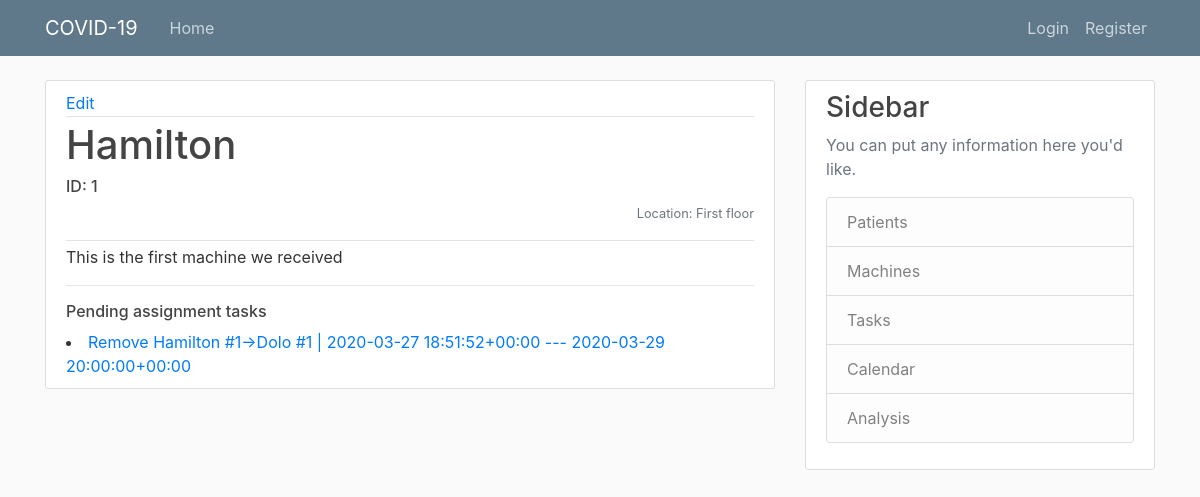
The app's page /manager/machine/1/ with its own data.
### manager/models.py (models this page shows, shortened)
class Machine(models.Model):
    model = models.ForeignKey(MachineType, on_delete=models.CASCADE)
    location = models.CharField(max_length=100)
    description = models.TextField(blank=True)
    patient_pk = models.IntegerField(default=0)
    def __str__(self):
    	return self.model.name + ' #' + str(self.pk)

class MachineType(models.Model):
    name = models.CharField(max_length=100)
    description = models.TextField(blank=True)
    def __str__(self):
    	return self.name

class AssignmetTask(models.Model):
    date = models.DateTimeField('Task by:', default=timezone.now)
    bool_completed = models.BooleanField(default=False)
    patient = models.ForeignKey(Patient, on_delete=models.CASCADE, related_name='machine_assignments')
    machine = models.ForeignKey(Machine, on_delete=models.CASCADE, related_name='machine_assignments')
    start_date = models.DateTimeField('initial date:', default=timezone.now)
    end_date = models.DateTimeField('end date:', default=timezone.now)
    bool_install = models.BooleanField('installed', default=False)
    def __str__(self):
    	return str(self.machine) + '->' + str(self.patient) + ' | ' + str(self.start_date) + ' --- ' + str(self.end_date)

class Patient(models.Model):
    name = models.CharField(max_length=100)
    SEVERITY = (
    	(0, 'Healed'),
        (1, 'Low'),
    	(2, 'Moderate'),
    	(3, 'Medium'),
    	(4, 'High'),
    	(5, 'Very High'),
    	(6, 'Dead'),
    )
    severity = models.IntegerField(default=1, choices=SEVERITY)
    admission_date = models.DateTimeField('Admission date: ', default=timezone.now)
    description = models.TextField(blank=True)
    machine_pk = models.IntegerField(default=0)
    history_severity_x = models.TextField(blank=True)
    history_severity_y = models.TextField(blank=True)
    history_machine_x = models.TextField(blank=True)
    history_machine_y = models.TextField(blank=True)
    def __str__(self):
    	return self.name + ' #' + str(self.pk)

### manager/views.py (the view)
# urls.py: path('machine/<int:pk>/', views.machine, name='machine'),
def machine(request, pk):
    try:
        machine = Machine.objects.get(pk=pk)
    except Machine.DoesNotExist:
        raise Http404("Machine not found")
    return render(request, 'machine.html', {'machine': machine, 'tasks': functions.get_assignment_tasks_machine(machine)})

### manager/functions.py (called while the page is built)
def get_assignment_tasks_machine(machine):
    return AssignmetTask.objects.filter(machine=machine).filter(bool_completed=False)

### manager/templates/machine.html
{% extends "base.html" %}
{% block content %}
	<article class="media content-section">
	  <div class="media-body">
			<div class="article-metadata">
				<a href="{% url 'machine-update' machine.pk %}">Edit</a>
			</div>
			<div class="article-metadata">
				<h1>{{ machine.model }}</h1>
				<small class="text-muted">
					<h6>ID: {{ machine.id }}</h6>
					<p align="right">Location: {{machine.location}}</p>
				</small>
			</div>
			<p class="article-content">{{ machine.description }}</p>
			<hr>
			<h6>Pending assignment tasks</h6>
			<div class="">
				{% for task in tasks %}
					{% if task.bool_install == 0 %}
						<li><a href="{% url 'assignment_task' task.pk %}">Install {{ task }}</a></li>
					{% else %}
						<li><a href="{% url 'assignment_task' task.pk %}">Remove {{ task }}</a></li>
					{% endif %}
				{% endfor %}
			</div>
	  </div>
	</article>
{% endblock content %}

### manager/static/main.css (style rules this page uses)
body { background: #fafafa; color: #333333; margin-top: 5rem; }
h1, h2, h3, h4, h5, h6 { color: #444444; }
.content-section { background: #ffffff; padding: 10px 20px; border: 1px solid #dddddd; border-radius: 3px; margin-bottom: 20px; }
.article-content { white-space: pre-line; }
.article-metadata { padding-bottom: 1px; margin-bottom: 4px; border-bottom: 1px solid #e3e3e3 }

### records on screen
Machine: model "Hamilton", id "1", location "First floor", description "This is the first machine we received"
AssignmetTask: machine+patient+start_date "Hamilton #1->Dolo #1 | 2020-03-27 18:51:52+00:00 --- 2020-03-29 20:00:00+00:00"
